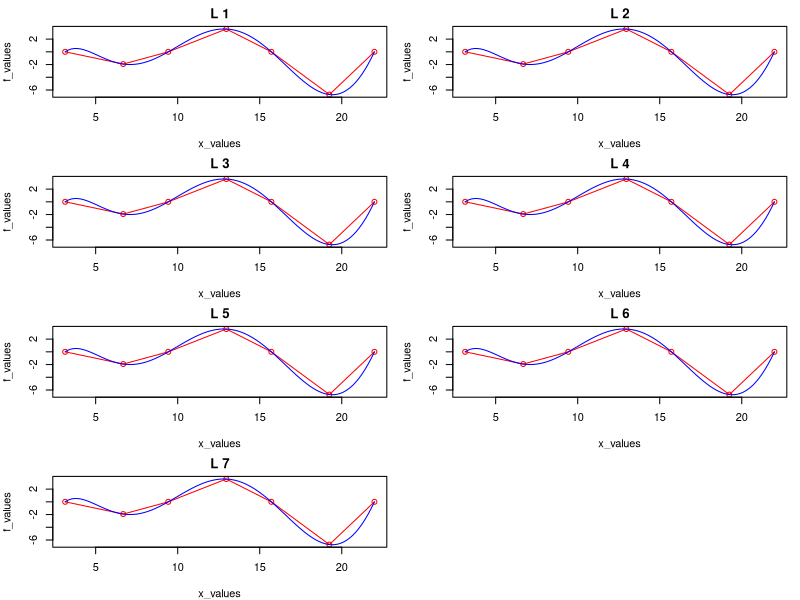
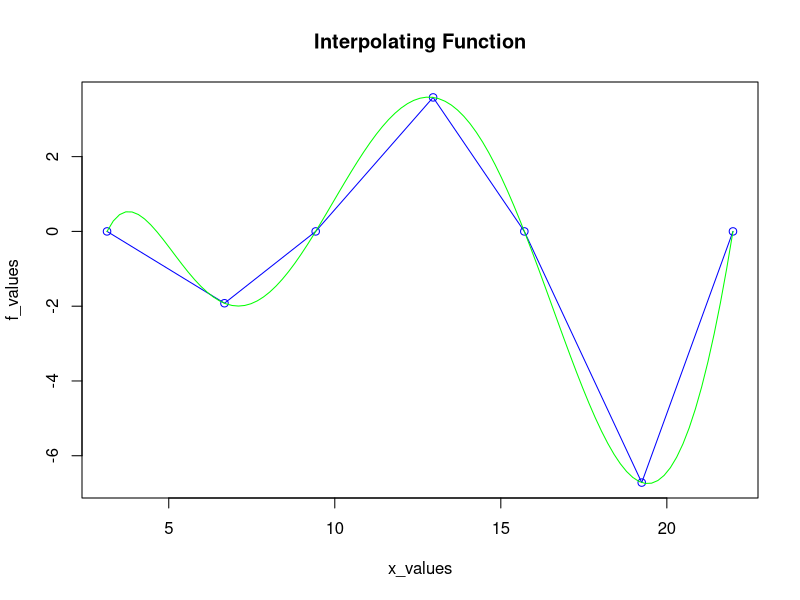

Generate these figures, in order, with R:
# Hamza El Sousi
# 040982818


# Ensure the 'polynom' package is installed and loaded
if (!requireNamespace("polynom", quietly = TRUE)) {
  install.packages("polynom")
}
library(polynom)

# Given data points
x_values <- c(pi, 6.678, 3*pi, 12.961, 5*pi, 19.244, 7*pi)
f_values <- c(0, -1.921, 0, 3.584, 0, -6.718, 0)

# MyIntCal function definition
MyIntCal <- function(x, x_values, f_values) {
  n <- length(x_values)
  result <- 0
  for (i in 1:n) {
    L <- 1
    for (j in 1:n) {
      if (i != j) {
        L <- L * (x - x_values[j]) / (x_values[i] - x_values[j])
      }
    }
    result <- result + L * f_values[i]
  }
  return(result)
}

# Adjust plot settings or use RStudio's zoom feature to increase the plot area size
# Plot setup
par(mfrow = c(4, 2), mar = c(4, 4, 2, 1))

# Plotting each Lagrange polynomial
for (i in 1:length(x_values)) {
  plot(x_values, f_values, type = "o", col = "red", main = paste("L", i), xlim = range(x_values), ylim = range(f_values))
  # Adjusted dummy plot line
  curve(MyIntCal(x, x_values, f_values), add = TRUE, col = "blue")
}

# Resetting plot parameters to default for the final plot
par(mfrow = c(1, 1), mar = c(5, 4, 4, 2) + 0.1)

# Plotting the final interpolating function
plot(x_values, f_values, type = "o", col = "blue", main = "Interpolating Function", xlim = range(x_values), ylim = range(f_values))
curve(MyIntCal(x, x_values, f_values), add = TRUE, col = "green")

# Finding the interpolating polynomial using poly.calc from the polynom package
pf_x <- poly.calc(x_values, f_values)

# Calculating f(15) and f(24) using MyIntCal
f_15_MyIntCal <- MyIntCal(15, x_values, f_values)
f_24_MyIntCal <- MyIntCal(24, x_values, f_values)

# Calculating f(15) and f(24) using the polynomial from poly.calc
f_15_pf_x <- predict(pf_x, 15)
f_24_pf_x <- predict(pf_x, 24)

# Printing the results
print(paste("f(15) using MyIntCal:", f_15_MyIntCal))
print(paste("f(24) using MyIntCal:", f_24_MyIntCal))
print(paste("f(15) using pf_x:", f_15_pf_x))
print(paste("f(24) using pf_x:", f_24_pf_x))
